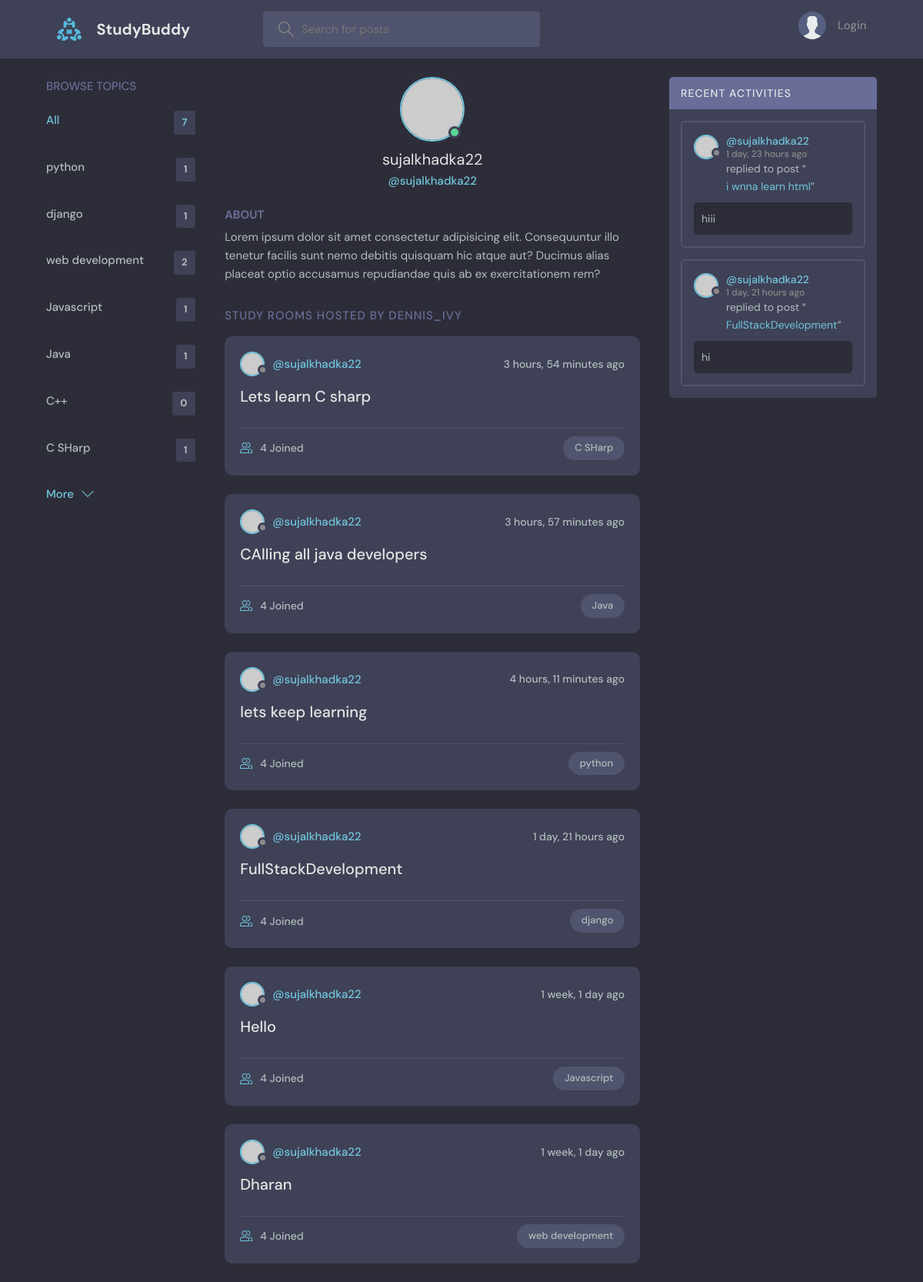
The app's page /profile/1/, older data.
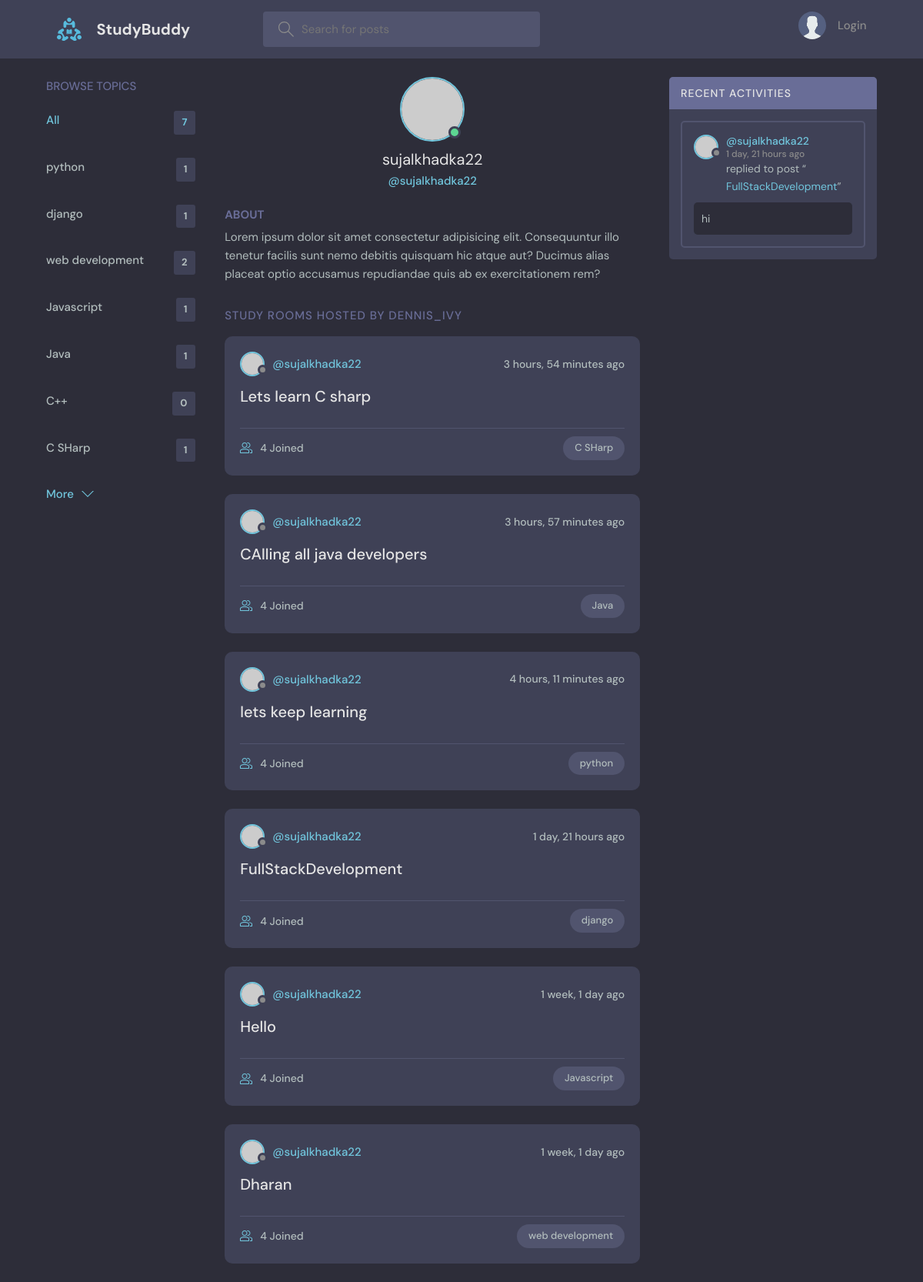
The same page, newer data.
### base/models.py (models this page shows, shortened)
class Topic(models.Model):
    name = models.CharField(max_length=200)

class Room(models.Model):
    host = models.ForeignKey(User, on_delete=models.SET_NULL, null=True)
    topic = models.ForeignKey(Topic, on_delete=models.SET_NULL, null=True)
    name = models.CharField(max_length=200)
    description = models.TextField(null=True, blank=True)
    participants = models.ManyToManyField(User, related_name="participants", blank=True)
    updated = models.DateTimeField(auto_now=True)
    created = models.DateTimeField(auto_now_add=True)
    class Meta:
        ordering = ["-updated", "-created"]
    def __str__(self):
        return str(self.name)

class Message(models.Model):
    user = models.ForeignKey(User, on_delete=models.CASCADE)
    room = models.ForeignKey(Room, on_delete=models.CASCADE)
    body = models.TextField()
    updated = models.DateTimeField(auto_now=True)
    created = models.DateTimeField(auto_now_add=True)

### base/views.py (the view)
# urls.py: path("profile/<str:pk>/", views.userProfile, name="user-profile"),
def userProfile(request, pk):
    user = User.objects.get(id=pk)
    rooms = user.room_set.all()
    room_messages = user.message_set.all()
    topics = Topic.objects.all()
    context = {
        "user": user,
        "rooms": rooms,
        "room_messages": room_messages,
        "topics": topics,
    }
    return render(request, "base/profile.html", context)

### base/templates/base/profile.html (shortened to what this page needs)
{% extends 'main.html' %} {% block content %}
  <main class="profile-page layout layout--3">
    <div class="container">
      {% include 'base/topics_component.html' %}
      <div class="roomList">
        <div class="profile">
          <div class="profile__avatar">
            <div class="avatar avatar--large active">
              <img src="https://randomuser.me/api/portraits/men/11.jpg" />
            </div>
          </div>
          <div class="profile__info">
            <h3>{{user.username}}</h3>
            <p>@{{user.username}}</p>
          </div>
          <div class="profile__about">
            <h3>About</h3>
            <p>
              Lorem ipsum dolor sit amet consectetur adipisicing elit. Consequuntur illo tenetur
              facilis sunt nemo debitis quisquam hic atque aut? Ducimus alias placeat optio
              accusamus repudiandae quis ab ex exercitationem rem?
            </p>
          </div>
        </div>
        <div class="roomList__header">
          <div>
            <h2>Study Rooms Hosted by dennis_ivy</a>
            </h2>
          </div>
        </div>
      {% include 'base/feed_component.html' %}
      </div>
      {% include 'base/activity_component.html' %}
    </div>
  </main>
{% endblock content %}

### base/templates/base/topics_component.html
<div class="topics">
  <div class="topics__header">
    <h2>Browse Topics</h2>
  </div>
  <ul class="topics__list">
    <li>
      <a href="{% url 'home' %}" class="active"
        >All <span>{{topics.count}}</span></a
      >
    </li>
    {% for topic in topics %}
    <li>
      <a href="{% url 'home' %}?q={{topic.name}}"
        >{{topic.name}} <span>{{topic.room_set.all.count}}</span></a
      >
    </li>
    {% endfor %}
  </ul>
  <a class="btn btn--link" href="{% url 'topics' %}">
    More
    <svg
      version="1.1"
      xmlns="http://www.w3.org/2000/svg"
      width="32"
      height="32"
      viewBox="0 0 32 32"
    >
      <title>chevron-down</title>
      <path d="M16 21l-13-13h-3l16 16 16-16h-3l-13 13z"></path>
    </svg>
  </a>
</div>

### base/templates/base/feed_component.html (shortened to what this page needs)
{% for room in rooms%}
<div class="roomListRoom">
  <div class="roomListRoom__header">
    <a
      href="{% url 'user-profile' room.host.id %}"
      class="roomListRoom__author"
    >
      <div class="avatar avatar--small">
        <img src="https://randomuser.me/api/portraits/women/11.jpg" />
      </div>
      <span>@{{room.host.username}}</span>
    </a>
    <div class="roomListRoom__actions">
      <span>{{room.created|timesince}} ago</span>
    </div>
  </div>
  <div class="roomListRoom__content">
    <a href="{% url 'room' room.id %}">{{room.name}}</a>
  </div>
  <div class="roomListRoom__meta">
    <a href="{% url 'room' room.id %}" class="roomListRoom__joined">
      {{user.participants.all.count}} Joined
    </a>
    <p class="roomListRoom__topic">{{room.topic.name}}</p>
  </div>
</div>
{% endfor %}

### base/templates/base/activity_component.html (shortened to what this page needs)
<div class="activities">
  <div class="activities__header">
    <h2>Recent Activities</h2>
  </div>
  {% for message in room_messages %}
  <div class="activities__box">
    <div class="activities__boxHeader roomListRoom__header">
      <a
        href="{% url 'user-profile' message.user.id %}"
        class="roomListRoom__author"
      >
        <div class="avatar avatar--small">
          <img src="https://randomuser.me/api/portraits/women/11.jpg" />
        </div>
        <p>
          @{{message.user}}
          <span>{{message.created|timesince}} ago</span>
        </p>
      </a>
    </div>
    <div class="activities__boxContent">
      <p>
        replied to post “<a href="{%url 'room' message.room.id %}"
          >{{message.room}}</a
        >”
      </p>
      <div class="activities__boxRoomContent">{{message.body}}</div>
    </div>
  </div>
  {% endfor %}
</div>

Row changes from the older to the newer data that the page shows:
removed Message: user "sujalkhadka22", created "1 day, 23 hours", room "i wnna learn html", body "hiii"
